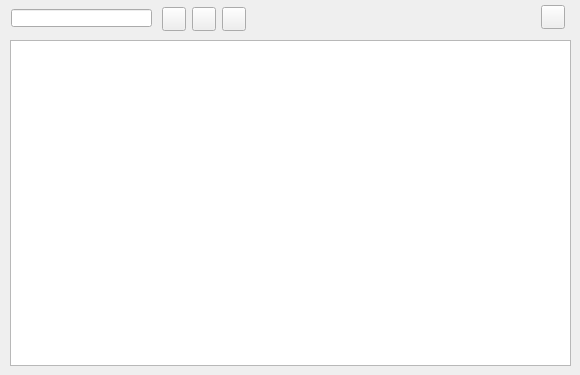
    <widget class="QWidget" name="tab_7">
     <attribute name="title">
      <string>Element</string>
     </attribute>
     <widget class="QTableView" name="tbl_element">
      <property name="geometry">
       <rect>
        <x>10</x>
        <y>40</y>
        <width>561</width>
        <height>326</height>
       </rect>
      </property>
      <property name="sortingEnabled">
       <bool>true</bool>
      </property>
     </widget>
     <widget class="QPushButton" name="btn_insert">
      <property name="geometry">
       <rect>
        <x>162</x>
        <y>7</y>
        <width>24</width>
        <height>24</height>
       </rect>
      </property>
      <property name="text">
       <string/>
      </property>
      <property name="icon">
       <iconset>
        <normaloff>../icons/111b.png</normaloff>../icons/111b.png</iconset>
      </property>
      <property name="iconSize">
       <size>
        <width>22</width>
        <height>22</height>
       </size>
      </property>
     </widget>
     <widget class="QPushButton" name="btn_delete">
      <property name="geometry">
       <rect>
        <x>192</x>
        <y>7</y>
        <width>24</width>
        <height>24</height>
       </rect>
      </property>
      <property name="text">
       <string/>
      </property>
      <property name="icon">
       <iconset>
        <normaloff>../icons/112b.png</normaloff>../icons/112b.png</iconset>
      </property>
      <property name="iconSize">
       <size>
        <width>22</width>
        <height>22</height>
       </size>
      </property>
     </widget>
     <widget class="QPushButton" name="open_element">
      <property name="geometry">
       <rect>
        <x>541</x>
        <y>5</y>
        <width>24</width>
        <height>24</height>
       </rect>
      </property>
      <property name="text">
       <string/>
      </property>
      <property name="icon">
       <iconset>
        <normaloff>../icons/134b.png</normaloff>../icons/134b.png</iconset>
      </property>
      <property name="iconSize">
       <size>
        <width>22</width>
        <height>22</height>
       </size>
      </property>
     </widget>
     <widget class="QLineEdit" name="element_id">
      <property name="geometry">
       <rect>
        <x>11</x>
        <y>9</y>
        <width>141</width>
        <height>18</height>
       </rect>
      </property>
     </widget>
     <widget class="QPushButton" name="new_element">
      <property name="geometry">
       <rect>
        <x>222</x>
        <y>7</y>
        <width>24</width>
        <height>24</height>
       </rect>
      </property>
      <property name="text">
       <string/>
      </property>
      <property name="icon">
       <iconset>
        <normaloff>../icons/33b.png</normaloff>../icons/33b.png</iconset>
      </property>
      <property name="iconSize">
       <size>
        <width>22</width>
        <height>22</height>
       </size>
      </property>
     </widget>
    </widget>
